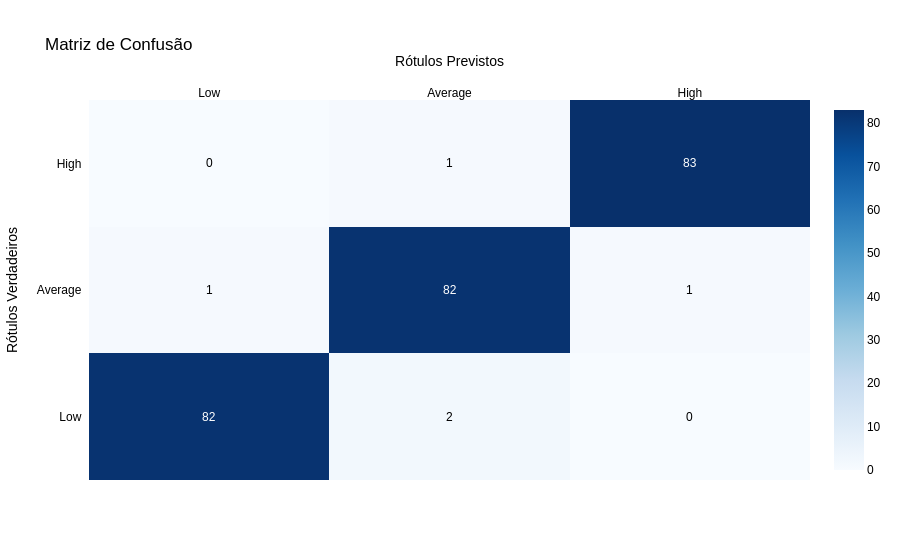

The notebook cell this image was saved under:
### Code cell
# Matriz de Confusão
conf_matrix = confusion_matrix(y_train, y_pred_train)

# Definindo os nomes de classes
class_names = ['Low', 'Average', 'High']

# Matriz de Confusão
fig = ff.create_annotated_heatmap(
    z = conf_matrix,
    x = class_names,
    y = class_names,
    colorscale = 'Blues',
    showscale = True
)

# Estilizando
fig.update_layout(
    title = 'Matriz de Confusão',
    xaxis_title = 'Rótulos Previstos',
    yaxis_title = 'Rótulos Verdadeiros',
    font = dict(
        family = 'Arial',
        size = 12,
        color = 'black'
    ),
    template = 'plotly'
)

fig.show()

### Figure 1 — Plotly figure (JSON) as saved in the notebook; plotly's stock layout.template omitted (floating-point values rounded to 4 significant figures)
{"data": [{"colorscale": [[0.0, "rgb(247,251,255)"], [0.125, "rgb(222,235,247)"], [0.25, "rgb(198,219,239)"], [0.375, "rgb(158,202,225)"], [0.5, "rgb(107,174,214)"], [0.625, "rgb(66,146,198)"], [0.75, "rgb(33,113,181)"], [0.875, "rgb(8,81,156)"], [1.0, "rgb(8,48,107)"]], "reversescale": false, "showscale": true, "x": ["Low", "Average", "High"], "y": ["Low", "Average", "High"], "z": [[82, 2, 0], [1, 82, 1], [0, 1, 83]], "type": "heatmap"}], "layout": {"annotations": [{"font": {"color": "#FFFFFF"}, "showarrow": false, "text": "82", "x": "Low", "xref": "x", "y": "Low", "yref": "y"}, {"font": {"color": "#000000"}, "showarrow": false, "text": "2", "x": "Average", "xref": "x", "y": "Low", "yref": "y"}, {"font": {"color": "#000000"}, "showarrow": false, "text": "0", "x": "High", "xref": "x", "y": "Low", "yref": "y"}, {"font": {"color": "#000000"}, "showarrow": false, "text": "1", "x": "Low", "xref": "x", "y": "Average", "yref": "y"}, {"font": {"color": "#FFFFFF"}, "showarrow": false, "text": "82", "x": "Average", "xref": "x", "y": "Average", "yref": "y"}, {"font": {"color": "#000000"}, "showarrow": false, "text": "1", "x": "High", "xref": "x", "y": "Average", "yref": "y"}, {"font": {"color": "#000000"}, "showarrow": false, "text": "0", "x": "Low", "xref": "x", "y": "High", "yref": "y"}, {"font": {"color": "#000000"}, "showarrow": false, "text": "1", "x": "Average", "xref": "x", "y": "High", "yref": "y"}, {"font": {"color": "#FFFFFF"}, "showarrow": false, "text": "83", "x": "High", "xref": "x", "y": "High", "yref": "y"}], "xaxis": {"dtick": 1, "gridcolor": "rgb(0, 0, 0)", "side": "top", "ticks": "", "title": {"text": "Rótulos Previstos"}}, "yaxis": {"dtick": 1, "ticks": "", "ticksuffix": "  ", "title": {"text": "Rótulos Verdadeiros"}}, "font": {"family": "Arial", "size": 12, "color": "black"}, "title": {"text": "Matriz de Confusão"}}}
